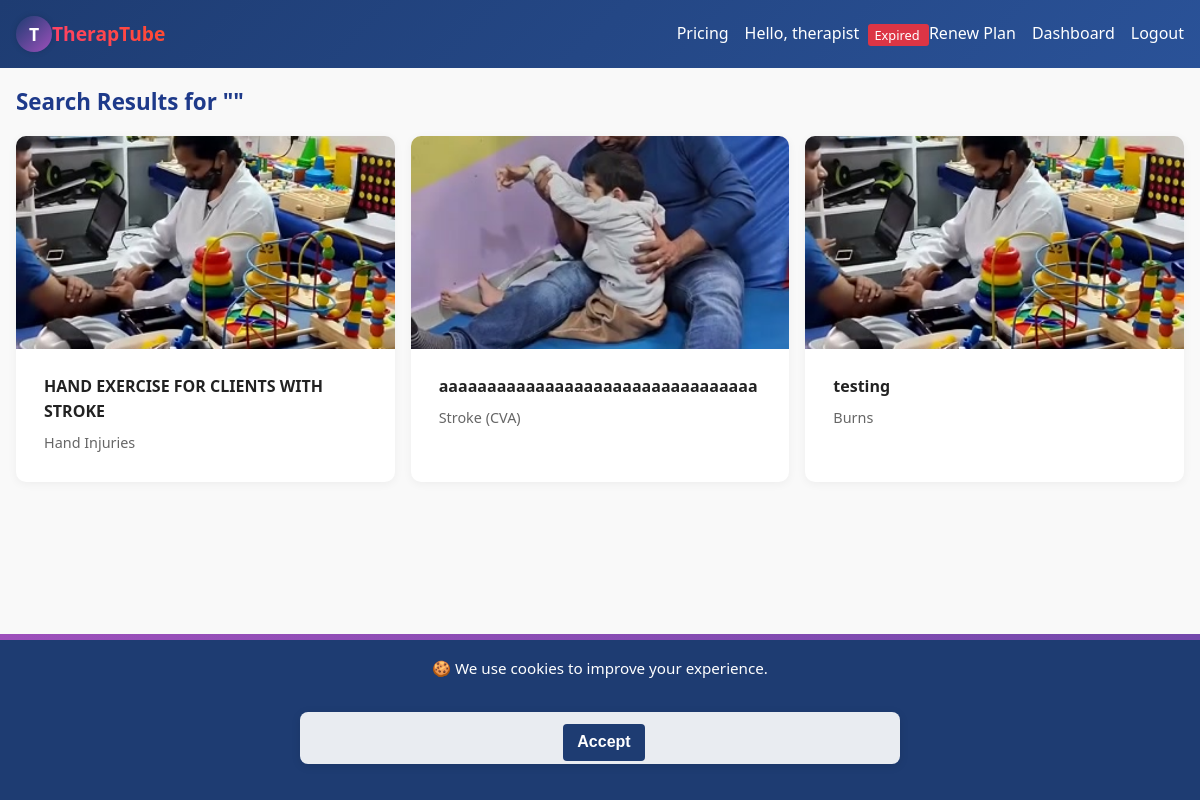
Page /search (signed in) on the committed database.
### app.py (models this page shows, shortened)
class User(db.Model, UserMixin):
    id = db.Column(db.Integer, primary_key=True)
    username = db.Column(db.String(80), unique=True, nullable=False)
    email    = db.Column(db.String(120), unique=True)
    invite_code_used = db.Column(db.String(36))
    password_hash = db.Column(db.String(128), nullable=False)
    role = db.Column(db.String(32), nullable=False) # 'client', 'therapist', 'admin',
    media_uploaded = db.relationship('Media', backref='uploader', lazy=True)
    watch_history = db.relationship('WatchHistory', backref='user', lazy=True)

class Media(db.Model):
    id = db.Column(db.Integer, primary_key=True)
    filename = db.Column(db.String(200), nullable=False)
    thumbnail = db.Column(db.String(200))
    title = db.Column(db.String(120), nullable=False)
    description = db.Column(db.Text, nullable=True)
    category = db.Column(db.String(80), nullable=True)
    otpf_domain = db.Column(db.String(50))
    for_name = db.Column(db.String(50))
    target_condition = db.Column(db.String(50))
    uploader_id = db.Column(db.Integer, db.ForeignKey('user.id'))
    view_count = db.Column(db.Integer, default=0)
    upload_time = db.Column(db.DateTime, default=datetime.utcnow)

### app.py (the view, shortened to what this page needs)
@app.route('/search')
@login_required # Ensure user is logged in
def search():
    current_utc_year = datetime.now(timezone.utc).year
    q = request.args.get('q', '')
    condition = request.args.get('condition', '')
    otpf_domain = request.args.get('otpf_domain', '')
    query = Media.query
    if condition:
        query = query.filter_by(target_condition=condition)
    if otpf_domain:
        query = query.filter_by(otpf_domain=otpf_domain)
    results = query.all()
    return render_template('search.html', media=results, query=q, taxonomy=TAXONOMY, current_year=current_utc_year)

### app.py (called while the page is built)
@app.context_processor
def inject_global_data():
    has_sub = False
    if current_user.is_authenticated:
        has_sub = has_active_subscription(current_user)
    return {
        'app_version': APP_VERSION,  # Assuming APP_VERSION is defined globally or from config
        'utc_now': datetime.now(timezone.utc),
        'has_active_subscription': has_active_subscription, # Make the function itself available
        'current_user': current_user, # Flask-Login usually injects this, but explicit is fine
        'user_has_active_subscription': has_sub # A boolean flag for simpler checks in templates
    }

@login_manager.user_loader
def load_user(user_id):
    return User.query.get(int(user_id))

def has_active_subscription(user):
    if not user.is_authenticated:
        return False # Unauthenticated users never have an active subscription
    if user.role in ['admin', 'caregiver']:
        return True
    if user.role in ['client', 'therapist']:
        latest_subscription = Subscription.query.join(Plan).filter(
            Subscription.user_id == user.id,
            Subscription.status == 'active', # Ensure status is 'active'
            Plan.for_role == user.role # CRUCIAL: Matches plan's intended role to user's role
        ).order_by(Subscription.expires_at.desc()).first()
        if not latest_subscription:
            return False # No active subscription found for their role
        return latest_subscription.expires_at > datetime.utcnow() # Checks expiry
    return False # Default for any other undefined roles

### templates/search.html (shortened to what this page needs)
{% extends 'base.html' %}
{% block content %}
<h2>Search Results for "{{ query }}"</h2>
<div class="media-grid">
    {% for item in media %}
        {% if current_user.is_authenticated and (current_user.role == 'therapist' or has_active_subscription(current_user)) %}
            <div class="card">
                <a href="{{ url_for('watch', media_id=item.id) }}">
                    <img src="{{ url_for('static', filename='uploads/thumbs/' + item.thumbnail) }}" alt="{{ item.title }}">
                    <div class="card-content">
                        <p class="card-title">{{ item.title }}</p>
                        <small class="card-meta">{{ item.target_condition }}</small>
                    </div>
                </a>
            </div>
        {% endif %}
    {% else %}
        <p>No matches.</p>
    {% endfor %}
</div>
{% endblock %}

### templates/base.html (shortened to what this page needs)
<!doctype html>
<html lang="en">
<head>
    <link rel="stylesheet" href="{{ url_for('static', filename='style.css') }}">
    <link rel="stylesheet" href="https://cdnjs.cloudflare.com/ajax/libs/font-awesome/6.5.0/css/all.min.css">
</head>
<body>
    <nav class="navbar">
        <div class="nav-brand">
            {% if current_user.is_authenticated %}
                {% if current_user.role == 'client' %}
                    <a href="{{ url_for('client_dashboard') }}">
                        <div class="logo-circle animate-spin">
                            <span class="logo-text">T</span>
                        </div>
                        <span class="brand-text">TherapTube</span>
                    </a>
                {% elif current_user.role == 'therapist' %}
                    <a href="{{ url_for('therapist_dashboard') }}">
                        <div class="logo-circle animate-spin">
                            <span class="logo-text">T</span>
                        </div>
                        <span class="brand-text">TherapTube</span>
                    </a>
                {% endif %}
            {% endif %}
        </div>
        <div class="nav-links">
            <a href="{{ url_for('pricing') }}">Pricing</a>
            {% if current_user.is_authenticated %}
                <span class="user-greet">Hello, {{ current_user.username }}
                    {% if current_user.role in ['client', 'therapist'] %}
                        {% if has_active_subscription(current_user) %}
                            <a href="{{ url_for('my_subscription') }}" class="sub-status active clickable-badge">
                                Subscribed
                            </a>
                        {% else %}
                            <a href="{{ url_for('my_subscription') }}" class="sub-status expired clickable-badge">
                                Expired
                            </a>
                            <a href="{{ url_for('pricing') }}" class="button subscribe-btn">Renew Plan</a>
                        {% endif %}
                    {% endif %}
                </span>
                {% if current_user.role == 'client' %}
                    <a href="{{ url_for('client_dashboard') }}">Dashboard</a>
                    {% if has_active_subscription(current_user) %}
                        <a href="{{ url_for('progress') }}">My Progress</a>
                        <a href="{{ url_for('recent') }}">Recently Watched</a>
                        <form action="{{ url_for('search') }}" method="get" class="search-form">
                            <input type="text" name="q" placeholder="Search…" value="{{ request.args.get('q','') }}">
                            {#
                            <select name="condition" aria-label="Select a condition">
                                <option value="">Condition</option>
                                {% for c in taxonomy.conditions %}
                                    <option value="{{ c }}" {% if request.args.get('condition')==c %}selected{% endif %}>{{ c }}</option>
                                {% endfor %}
                            </select>
                            <select name="otpf_domain" aria-label="Select an OTPF domain">
                                <option value="">Domain</option>
                                {% for d in taxonomy.otpf_domains %}
                                    <option value="{{ d }}" {% if request.args.get('otpf_domain')==d %}selected{% endif %}>{{ d }}</option>
                                {% endfor %}
                            </select>
                            #}
                            <button type="submit" class="search-btn">🔍</button>
                        </form>
                    {% endif %}
                {% elif current_user.role == 'therapist' %}
                    <a href="{{ url_for('therapist_dashboard') }}">Dashboard</a>
                {% endif %}
                <a href="{{ url_for('logout') }}">Logout</a>
            {% else %}
                <a href="{{ url_for('login') }}">Login</a>
                <a href="{{ url_for('register') }}">Register</a>
            {% endif %}
        </div>
    </nav>
    <div class="container">
        {% block content %}{% endblock %}
    </div>
    <footer class="footer sticky-footer">
        <div class="footer-top">
            <span>&copy; {{ current_year }} TherapTube</span>
            <span>Version {{ app_version }}</span>
            <span>Designed by Atom De Legend</span>
            <span>
                <a href="mailto:info@example.com">Contact</a> |
                <a href="{{ url_for('privacy') }}">Privacy</a> |
                <a href="{{ url_for('terms') }}">Terms</a> |
                <a href="{{ url_for('cookies') }}">Cookies</a> |
                <a href="{{ url_for('about') }}">About</a>
            </span>
        </div>
    </footer>
    {% if not request.cookies.get('cookies_accepted') %}
        <div id="cookie-banner" class="cookie-banner">
            🍪 We use cookies to improve your experience.
            <form method="post" action="{{ url_for('accept_cookies') }}" class="cookie-inline-form">
                <button type="submit">Accept</button>
            </form>
        </div>
    {% endif %}
</body>

### templates/base.html (style rules this page uses)
.sub-status { font-size: 0.8em; padding: 2px 6px; border-radius: 3px; margin-left: 5px; vertical-align: middle; font-weight: normal; }
.sub-status.expired { background-color: #dc3545; color: white; }

### rows in the picture
User: username "therapist"
Media: thumbnail (picture), title "HAND EXERCISE FOR CLIENTS WITH STROKE", target_condition "Hand Injuries"
Media: thumbnail (picture), title "aaaaaaaaaaaaaaaaaaaaaaaaaaaaaaaaa", target_condition "Stroke (CVA)"
Media: thumbnail (picture), title "testing", target_condition "Burns"
